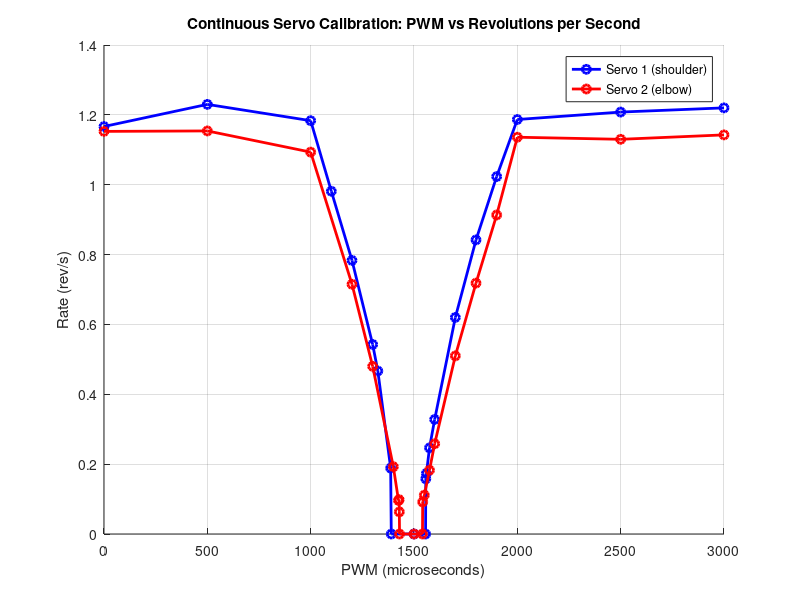

This chart was generated by the following MATLAB code:
% Plot continuous servo motor calibration results

% data
servo1 = [
    0, 35
    500, 36.9
    1000, 35.5;
    1100, 29.44;
    1200, 23.5;
    1300, 16.28;
    1325, 14;
    1387, 5.66;
    1390, 0;
    1500, 0;
    1556, 0;
    1557, 4.74;
    1560, 5.2;
    1575, 7.4;
    1600, 9.84;
    1700, 18.6;
    1800, 25.26;
    1900, 30.7;
    2000, 35.6;
    2500, 36.24;
    3000, 36.6;
];

servo2 = [
    0, 34.58;
    500, 34.62;
    1000, 32.8;
    1200, 21.45;
    1300, 14.4;
    1400, 5.78;
    1425, 2.88;
    1428, 2.95;
    1429, 1.9;
    1430, 0;
    1500, 0;
    1541, 0;
    1542, 2.75;
    1550, 3.34;
    1575, 5.48;
    1600, 7.75;
    1700, 15.3;
    1800, 21.55;
    1900, 27.4;
    2000, 34.08;
    2500, 33.9;
    3000, 34.28;
];

% Convert revolutions per 30s to rev/s
PWM1 = servo1(:,1);
RPS1 = servo1(:,2) / 30;

PWM2 = servo2(:,1);
RPS2 = servo2(:,2) / 30;

% Plot
figure;
hold on;
plot(PWM1, RPS1, 'bo-', 'LineWidth', 2, 'MarkerSize', 6, 'DisplayName', 'Servo 1 (shoulder)');
plot(PWM2, RPS2, 'ro-', 'LineWidth', 2, 'MarkerSize', 6, 'DisplayName', 'Servo 2 (elbow)');

xlabel('PWM (microseconds)');
ylabel('Rate (rev/s)');
title('Continuous Servo Calibration: PWM vs Revolutions per Second');
legend('Location', 'best');
grid on;

hold off;
